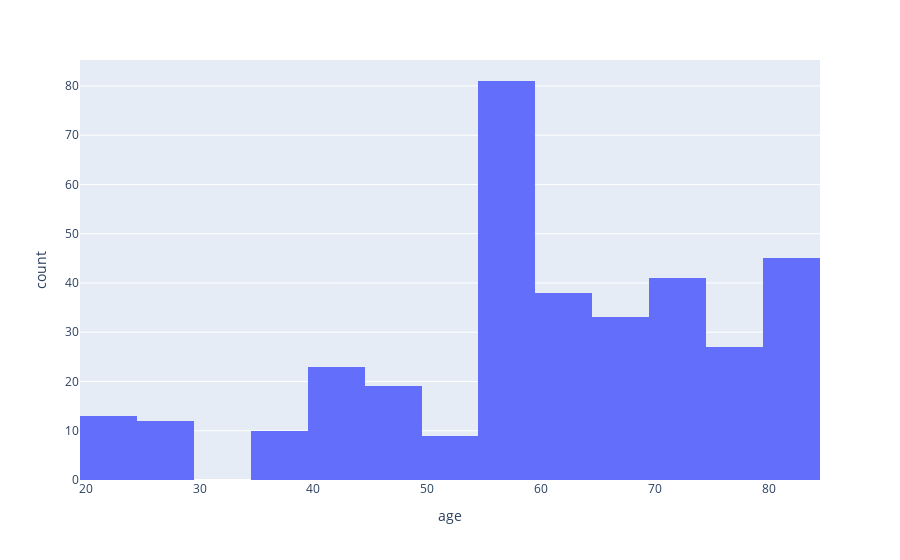

Notebook code for this chart:
### Code cell
fig = px.histogram(train_df, x="age")
fig.show()

### Figure 1 — Plotly figure (JSON) as saved in the notebook; plotly's stock layout.template omitted (floating-point values rounded to 4 significant figures; data arrays with more than 128 entries replaced by an {"elided": "..."} marker saying what was removed)
{"data": [{"alignmentgroup": "True", "bingroup": "x", "hovertemplate": "age=%{x}<br>count=%{y}<extra></extra>", "legendgroup": "", "marker": {"color": "#636efa", "pattern": {"shape": ""}}, "name": "", "offsetgroup": "", "orientation": "v", "showlegend": false, "type": "histogram", "x": {"elided": "351 int values"}, "xaxis": "x", "yaxis": "y"}], "layout": {"autosize": true, "barmode": "relative", "legend": {"tracegroupgap": 0}, "margin": {"t": 60}, "xaxis": {"anchor": "y", "autorange": true, "domain": [0, 1], "range": [19.5, 84.5], "title": {"text": "age"}, "type": "linear"}, "yaxis": {"anchor": "x", "autorange": true, "domain": [0, 1], "range": [0, 85.26], "title": {"text": "count"}}}}
